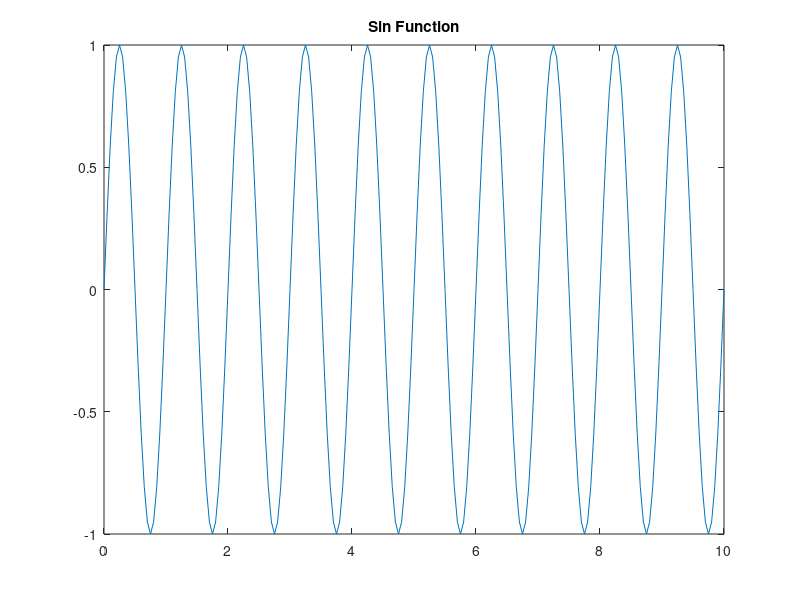
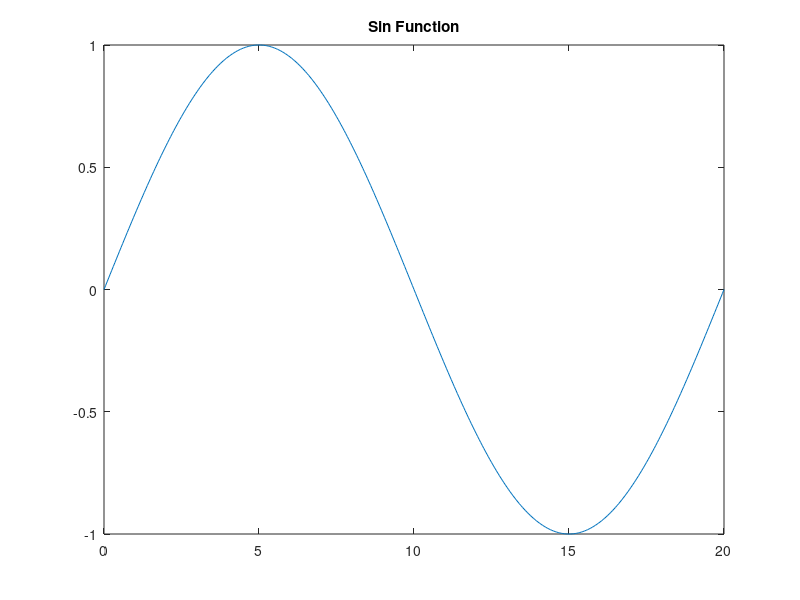

The MATLAB script that drew these images, in order: (Note: this script raises an error after producing the figures.)

%Lab 2 Digital Signal Processing

function Lab2() 

         fs = 20 ; 
         f = 1;   
         t = [0:1/fs:10]; 
         y = sin(2*pi*f*t);
         figure(1)
         plot(t,y);
         title('Sin Function')   
                 
         
         t1 = [0:1/fs:20];
         y1 = sin(2*pi*(f/fs)*t1);
         figure(2)
         plot(t1,y1);
         title('Sin Function')   
         
        %casuality

        x = step(4,20);
         for k= 1:19
            y(k) = x(k)/2+ (x(k+1))/2;
         end
        figure(3)
        stem(y)
  
        
        for k= 2:20
            y(k) = x(k)/2+ (x(k-1))/2;
        end
        figure(4)
        stem(y)
         
        %Stability  Part 1
        y2 = x; 
        for i = 2:1:20
            y2(i) = y2(i-1)+x(i);
        end
        figure(5)
        stem(y2)
                
        
        %%%Part 2
         d = Dirac(4,20);
         y3 = d;
         for i = 2:1:20
            y3(i) = y3(i-1)+d(i);
        end
        figure(6)
        stem(y3)
         
         
       
         d = Dirac(4,20);
         y4 = d;
         for i = 2:1:20
            y4(i) = d(i)+ 2*(y4(i-1));
        end
        figure(7)
        stem(y4)
                 
        
         d = Dirac(4,20);
         y5 = d;
         for i = 2:1:20
            y5(i) = d(i)+ (y5(i-1)/3);
        end
        figure(8)
        stem(y5)
        
        %%impulse
                
        
        xa=[0 0 0 0 1 2 3 4 5 0 0 0 0 0 0 0 0 0 0];
        xb=[0 0 0 0 0 0 0 0 0 4 3 2 1 0 0 0 0 0 0];
        ya(1)=0;
        yb(1)=0;


        for i=2:1:19-1
             ya(i)=3*xa(i-1)-2*xa(i)+xa(i+1);
        end
             figure(9);
        stem(ya);

        for i=2:1:19-1
            yb(i)=3*xb(i-1)-2*xb(i)+xb(i+1);
        end
       figure(10)
        stem(yb);

        h=[1,-2,3];
        x=xa+xb;
        y1=conv(x,h);
        figure(11)
        stem(y1);

        y2=conv(xa,h)+conv(xb,h);
        figure(12)
        figure(13)
        stem(y1);
        stem(y2);

                    
              
         
end




   
  
 